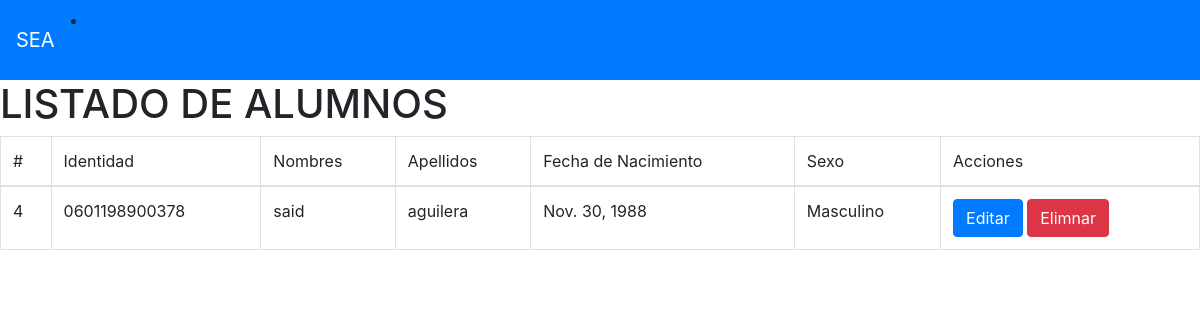
Page /alumno/listar on the earlier database version.
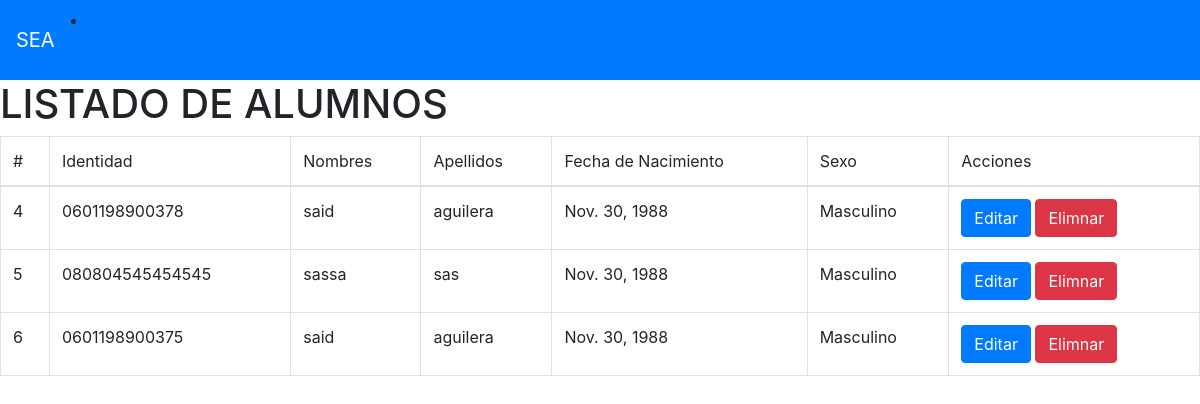
Same page on the later database version.
### apps/alumno/models.py (models this page shows, shortened)
class alumno(models.Model):
	Identidad=models.CharField(max_length=15)
	nombres =models.CharField(max_length=50)
	apellidos =models.CharField(max_length=50)
	fechaNac = models.DateField()
	sexo =models.ForeignKey(sexo, null=True, blank=True, on_delete=models.CASCADE)

class sexo(models.Model):
	sexo =models.CharField(max_length=10)
	def __str__(self):
		return self.sexo

### apps/alumno/views.py (the view)
class AlumnoList(ListView):
	model = alumno
	template_name ='alumno/alumno_list.html'

### templates/alumno/alumno_list.html
{% extends 'base/base.html' %}
{% block content %}
<h1>LISTADO DE ALUMNOS</h1>
<table class="table table-bordered">
	<thead>
		<tr>
			<td>#</td>
			<td>Identidad</td>
			<td>Nombres</td>
			<td>Apellidos</td>
			<td>Fecha de Nacimiento</td>
			<td>Sexo</td>
			<td>Acciones</td>
		</tr>
	</thead>
	<tbody>
		{% if object_list %}
		{% for alumno in object_list %}
		<tr>
			<td> {{alumno.id}} </td>
			<td> {{alumno.Identidad}} </td>
			<td> {{alumno.nombres}} </td>
			<td> {{alumno.apellidos}} </td>
			<td> {{alumno.fechaNac}} </td>
			<td> {{alumno.sexo}} </td>
			<td>
				<a class="btn btn-primary" href="{% url 'alumno:alumno_editar' alumno.id %}">Editar</a>
				<a class="btn btn-danger" href="{% url 'alumno:alumno_eliminar' alumno.id %}">Elimnar</a>
			</td>
		</tr>
		{%endfor%}
		{% else %}
		<h1>No hay Registros</h1>
		{% endif %}
	</tbody>
</table>
{% endblock %}

Differences in the rows shown:
added alumno: id "5", Identidad "080804545454545", nombres "sassa", apellidos "sas", fechaNac "Nov. 30, 1988", sexo "Masculino"
added alumno: id "6", Identidad "0601198900375", nombres "said", apellidos "aguilera", fechaNac "Nov. 30, 1988", sexo "Masculino"
